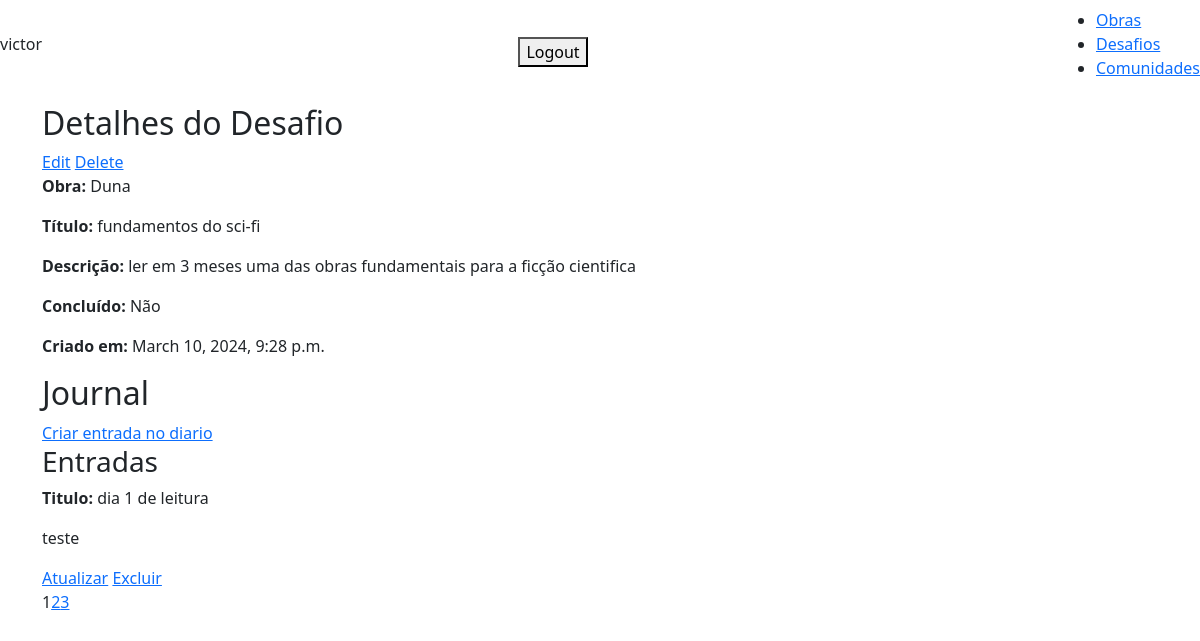
Screenshot of /user/challenge/8/ (signed in) with the database file from the repository.
### base/models.py (models this page shows, shortened)
class Challenge(models.Model):
    book = models.ForeignKey(Work, related_name='challenges', on_delete=models.CASCADE)
    user = models.ForeignKey(User, on_delete=models.CASCADE)
    title = models.CharField(max_length=200, null=True, blank=True)
    description = models.TextField(null=True, blank=True)
    completed = models.BooleanField(default=False)
    created = models.DateTimeField(auto_now_add=True)
    class Meta:
        ordering = ['completed']

class Work(models.Model):
    title = models.CharField(max_length=200, null=True, blank=True)
    author = models.CharField(max_length=200, null=True, blank=True)
    description = models.TextField(null=True, blank=True)
    page_number = models.IntegerField(null=True, blank=True)
    genre = models.CharField(max_length=200, null=True, blank=True)
    kind = models.CharField(max_length=100, blank=True)
    image = models.ImageField(upload_to='imagens/', null=True, blank=True)
    class Meta:
        ordering = ['kind']

class Journal(models.Model):
    challenge = models.ForeignKey(Challenge, related_name='journals', on_delete=models.CASCADE)
    entry_name = models.CharField(max_length=200, null=True)
    entry = models.TextField(null=True, blank=True)
    created = models.DateTimeField(auto_now_add=True)

### base/views/challenge_views.py (the view)
# urls.py: path('user/challenge/<int:pk>/', ChallengeDetail.as_view(), name='challenge'),
class ChallengeDetail(LoginRequiredMixin, DetailView):
    model = Challenge
    context_object_name = 'challenge'
    template_name = 'base/challenge_front/challenge.html'
    def get_context_data(self, **kwargs):
        context = super().get_context_data(**kwargs)
        challenge = self.get_object()
        journal_entries = Journal.objects.filter(challenge=challenge).order_by('created')
        paginator = Paginator(journal_entries, 1)
        num_pages = self.request.GET.get('page')
        try:
            pages = paginator.page(num_pages)
        except PageNotAnInteger:
            pages = paginator.page(1)
        except EmptyPage:
            pages = paginator.page(paginator.num_pages)
        context['pages'] = pages
        context['num_reviews'] = num_pages
        return context

### base/templates/base/challenge_front/challenge.html (shortened to what this page needs)
{% extends 'base/main_detail.html' %}
{% block content %}
    <h2>Detalhes do Desafio</h2>
    <tr>
        <td><a href="{% url 'challenge-update' challenge.id %}">Edit</a></td>
        <td><a href="{% url 'challenge-delete' challenge.id %}">Delete</a></td>
    </tr>
    <p><strong>Obra:</strong> {{ challenge.book.title }}</p>
    <p><strong>Título:</strong> {{ challenge.title }}</p>
    <p><strong>Descrição:</strong> {{ challenge.description }}</p>
    <p><strong>Concluído:</strong> {% if challenge.completed %}Sim{% else %}Não{% endif %}</p>
    <p><strong>Criado em:</strong> {{ challenge.created }}</p>
    <h2>Journal</h2>
    <a href="{% url 'journal-create' challenge_id=challenge.id %}">Criar entrada no diario</a>
    <h3>Entradas</h3>
    {% for page in pages %}
        <p> <strong>Titulo:</strong> {{ page.entry_name }} </p>
        <p>{{ page.entry }}</p>
        <a href="{% url 'journal-update' pk=page.pk %}">Atualizar</a>
        <a href="{% url 'journal-delete' pk=page.pk %}">Excluir</a>
    {% empty %}
        <p>Você ainda não fez nenhuma entrada no diario.</p>
    {% endfor %}
    {% if pages.has_other_pages %}
        <ul class="pagination">
            {% for num in pages.paginator.page_range %}
                {% if pages.number == num %}
                    <li class="active"><span>{{ num }}</span></li>
                {% elif num > pages.number|add:'-3' and num < pages.number|add:'3' %}
                    <li><a href="?page={{ num }}">{{ num }}</a></li>
                {% endif %}
            {% endfor %}
        </ul>
    {% endif %}
{% endblock %}

### base/templates/base/navbar.html (shortened to what this page needs)
<nav class="navbar">
    {% if request.user.is_authenticated%}
    <p>{{request.user}}</p>
    <form action="{% url 'logout' %}" method="post">
        <button type="submit">Logout</button>
    </form>
    {% else %}
    <a href="{% url 'login' %}">Login</a>
    {% endif %}
    <ul>
        <li><a href="{% url 'works' %}">Obras</a></li>
        <li><a href="{% url 'challenges' %}">Desafios</a></li>
        <li><a href="{% url 'communities' %}">Comunidades</a></li>
    </ul>
</nav>

### rows the page displays
Challenge: book "Duna", title "fundamentos do sci-fi", description "ler em 3 meses uma das obras fundamentais para a ficção cientifica", created "March 10, 2024, 9:28 p.m."
Journal: entry_name "dia 1 de leitura", entry "teste"

### other values shown
{{ request.user }} "victor"
{{ num }} "1"
{{ num }} "2" "3"
